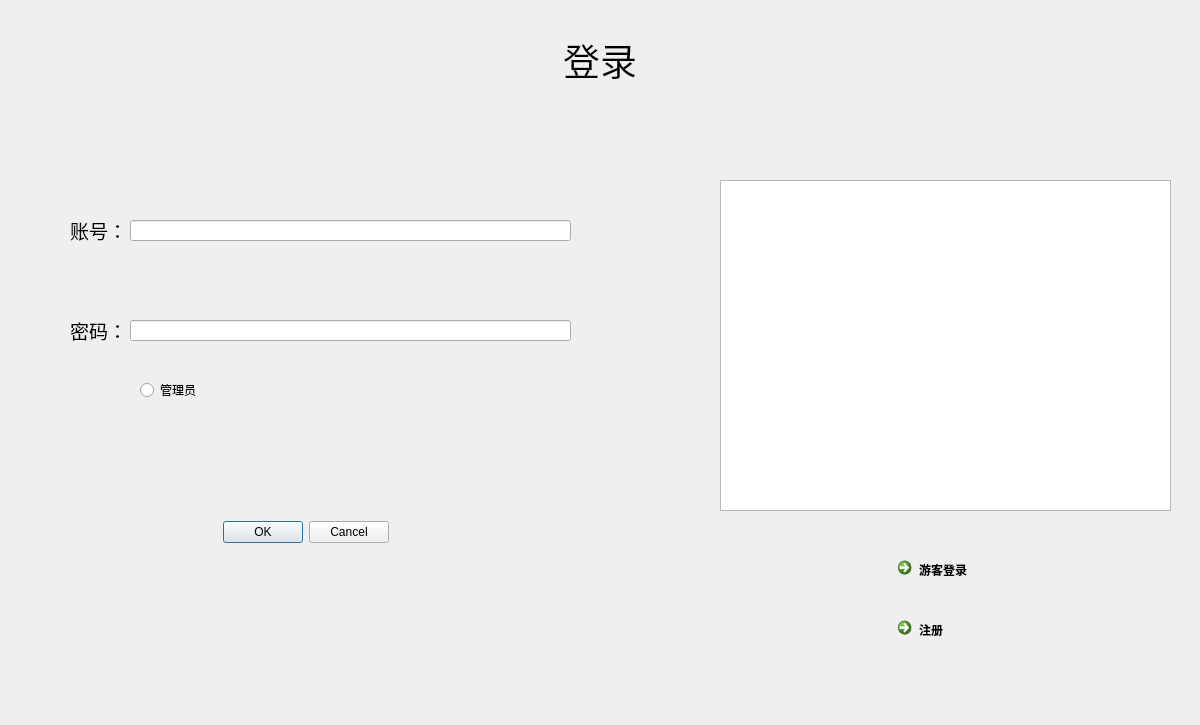
<?xml version="1.0" encoding="UTF-8"?>
<ui version="4.0">
 <class>Dialog1</class>
 <widget class="QDialog" name="Dialog1">
  <property name="geometry">
   <rect>
    <x>0</x>
    <y>0</y>
    <width>1200</width>
    <height>725</height>
   </rect>
  </property>
  <property name="windowTitle">
   <string>Login</string>
  </property>
  <property name="autoFillBackground">
   <bool>false</bool>
  </property>
  <widget class="QWidget" name="verticalLayoutWidget">
   <property name="geometry">
    <rect>
     <x>0</x>
     <y>0</y>
     <width>1201</width>
     <height>121</height>
    </rect>
   </property>
   <layout class="QHBoxLayout" name="horizontalLayout">
    <property name="leftMargin">
     <number>0</number>
    </property>
    <property name="rightMargin">
     <number>0</number>
    </property>
    <item>
     <widget class="QLabel" name="labeltoLogin">
      <property name="sizePolicy">
       <sizepolicy hsizetype="Fixed" vsizetype="Fixed">
        <horstretch>0</horstretch>
        <verstretch>0</verstretch>
       </sizepolicy>
      </property>
      <property name="font">
       <font>
        <family>宋体</family>
        <pointsize>28</pointsize>
       </font>
      </property>
      <property name="layoutDirection">
       <enum>Qt::LeftToRight</enum>
      </property>
      <property name="text">
       <string>登录</string>
      </property>
      <property name="alignment">
       <set>Qt::AlignCenter</set>
      </property>
     </widget>
    </item>
   </layout>
  </widget>
  <widget class="QDialogButtonBox" name="buttonBox">
   <property name="geometry">
    <rect>
     <x>130</x>
     <y>520</y>
     <width>259</width>
     <height>24</height>
    </rect>
   </property>
   <property name="orientation">
    <enum>Qt::Horizontal</enum>
   </property>
   <property name="standardButtons">
    <set>QDialogButtonBox::Cancel|QDialogButtonBox::Ok</set>
   </property>
  </widget>
  <widget class="QLabel" name="label">
   <property name="geometry">
    <rect>
     <x>70</x>
     <y>210</y>
     <width>57</width>
     <height>41</height>
    </rect>
   </property>
   <property name="font">
    <font>
     <family>宋体</family>
     <pointsize>14</pointsize>
    </font>
   </property>
   <property name="text">
    <string>账号：</string>
   </property>
  </widget>
  <widget class="QLabel" name="label_2">
   <property name="geometry">
    <rect>
     <x>70</x>
     <y>310</y>
     <width>57</width>
     <height>41</height>
    </rect>
   </property>
   <property name="font">
    <font>
     <family>宋体</family>
     <pointsize>14</pointsize>
    </font>
   </property>
   <property name="text">
    <string>密码：</string>
   </property>
  </widget>
  <widget class="QLineEdit" name="lineEdit">
   <property name="geometry">
    <rect>
     <x>130</x>
     <y>220</y>
     <width>441</width>
     <height>21</height>
    </rect>
   </property>
   <property name="text">
    <string/>
   </property>
  </widget>
  <widget class="QLineEdit" name="lineEdit_2">
   <property name="geometry">
    <rect>
     <x>130</x>
     <y>320</y>
     <width>441</width>
     <height>21</height>
    </rect>
   </property>
  </widget>
  <widget class="QTextBrowser" name="textBrowser">
   <property name="geometry">
    <rect>
     <x>720</x>
     <y>180</y>
     <width>451</width>
     <height>331</height>
    </rect>
   </property>
  </widget>
  <widget class="QRadioButton" name="radioButton">
   <property name="geometry">
    <rect>
     <x>140</x>
     <y>380</y>
     <width>95</width>
     <height>20</height>
    </rect>
   </property>
   <property name="text">
    <string>管理员</string>
   </property>
  </widget>
  <widget class="QCommandLinkButton" name="commandLinkButton">
   <property name="geometry">
    <rect>
     <x>890</x>
     <y>550</y>
     <width>186</width>
     <height>41</height>
    </rect>
   </property>
   <property name="text">
    <string>游客登录</string>
   </property>
  </widget>
  <widget class="QCommandLinkButton" name="commandLinkButton_2">
   <property name="geometry">
    <rect>
     <x>890</x>
     <y>610</y>
     <width>186</width>
     <height>41</height>
    </rect>
   </property>
   <property name="text">
    <string>注册</string>
   </property>
  </widget>
 </widget>
 <resources/>
 <connections>
  <connection>
   <sender>buttonBox</sender>
   <signal>accepted()</signal>
   <receiver>Dialog1</receiver>
   <slot>accept()</slot>
   <hints>
    <hint type="sourcelabel">
     <x>248</x>
     <y>254</y>
    </hint>
    <hint type="destinationlabel">
     <x>157</x>
     <y>274</y>
    </hint>
   </hints>
  </connection>
  <connection>
   <sender>buttonBox</sender>
   <signal>rejected()</signal>
   <receiver>Dialog1</receiver>
   <slot>reject()</slot>
   <hints>
    <hint type="sourcelabel">
     <x>316</x>
     <y>260</y>
    </hint>
    <hint type="destinationlabel">
     <x>286</x>
     <y>274</y>
    </hint>
   </hints>
  </connection>
 </connections>
</ui>
